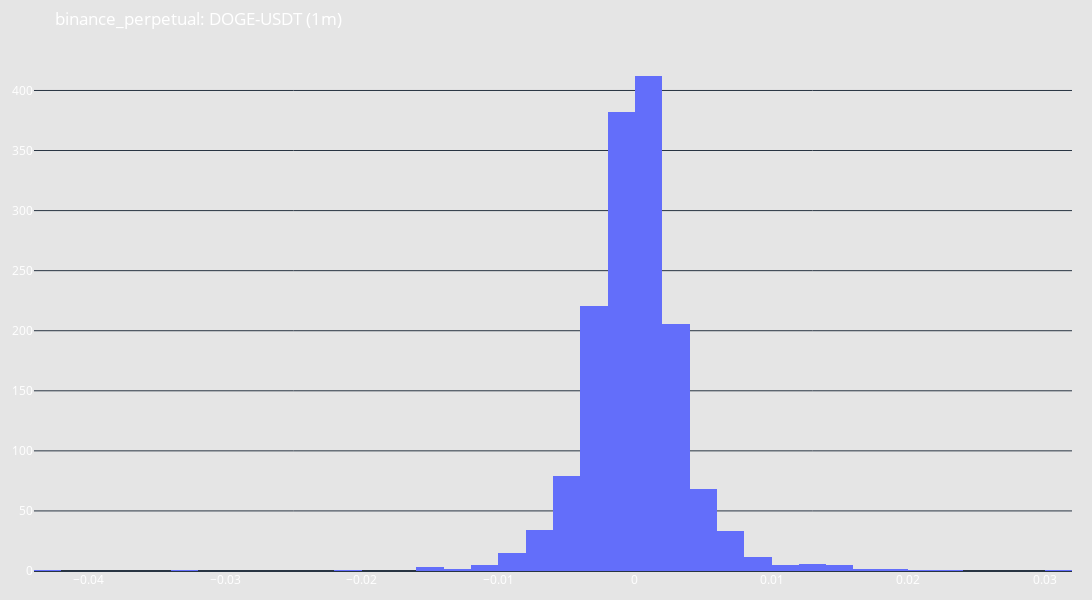

Notebook code cell kept with this figure:
### Code cell
candles[trading_pair].plot(type="returns")

### Figure 1 — Plotly figure (JSON) as saved in the notebook; plotly's stock layout.template omitted (floating-point values rounded to 4 significant figures; data arrays with more than 128 entries replaced by an {"elided": "..."} marker saying what was removed)
{"data": [{"nbinsx": 50, "x": {"elided": "1498 float values"}, "type": "histogram"}], "layout": {"font": {"color": "white", "size": 12}, "margin": {"l": 20, "r": 20, "t": 50, "b": 20}, "xaxis": {"rangeslider": {"visible": false}}, "title": {"text": "binance_perpetual: DOGE-USDT (1m)"}, "plot_bgcolor": "rgba(0, 0, 0, 0)", "paper_bgcolor": "rgba(0, 0, 0, 0.1)", "height": 600, "width": 1200, "hovermode": "x unified", "showlegend": false}}
